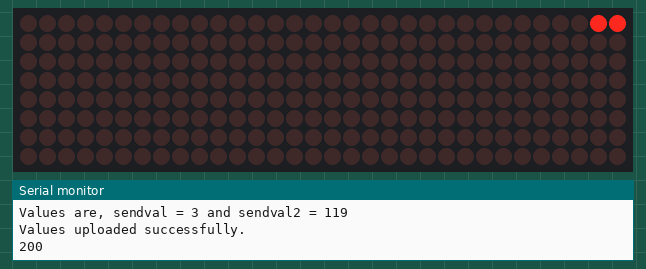
The program below on a simulated ESP8266 (NodeMCU). Shown: 32×8 LED matrix, the last lines printed to the serial monitor. WiFi joins after 1.5 s; servers stay silent unless stated; uploads are accepted with an empty reply.

Above: at 21.2 s.
At 33.6 s:
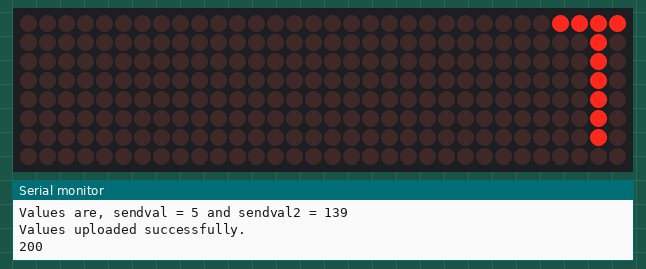
At 46.0 s:
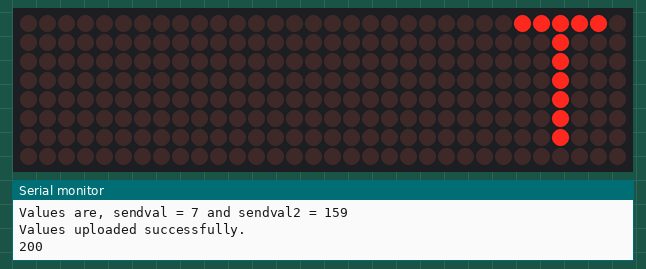
At 70.8 s:
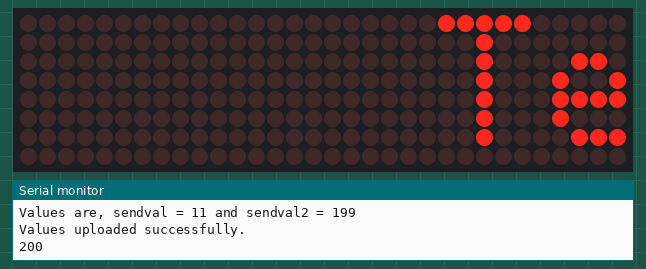
At 95.6 s:
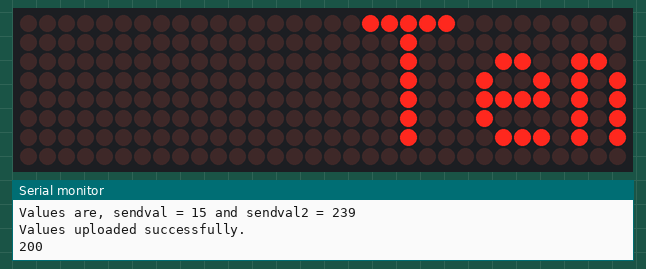
At 126.6 s:
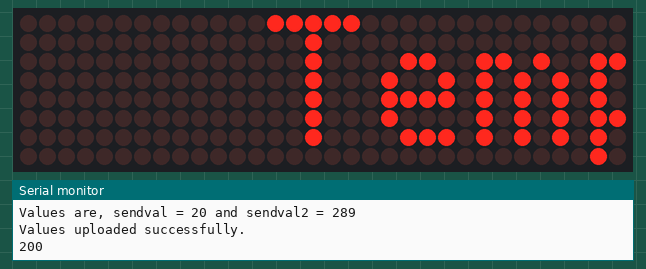

Measured:
- what the display in image 0 shows lasts 6.2 s, from 21.1 s to 27.3 s

The program:

main.cpp
```cpp
//MAX7219 Module	ESP8266
//VCC	3.3V
//GND	GND
//DIN	D7  Data in
//CS	D8  Chip Select
//CLK	D5  Clock pin

// Including the required Arduino libraries
#include <MD_Parola.h>
#include <MD_MAX72xx.h>
#include <SPI.h>
#include <ESP8266WebServer.h>
#include <WiFiManager.h> //https://github.com/tzapu/WiFiManager
#include <ESP8266HTTPClient.h>

// Uncomment according to your hardware type
#define HARDWARE_TYPE MD_MAX72XX::FC16_HW
//#define HARDWARE_TYPE MD_MAX72XX::GENERIC_HW

// Defining size, and output pins
#define MAX_DEVICES 4
#define CS_PIN  15
#define HOST "iot.whichway.eu"          // Enter HOST URL without "http:// "  and "/" at the end of URL

#define WIFI_SSID "xxxx"            // WIFI SSID here
#define WIFI_PASSWORD "xxxx"        // WIFI password here
// Create a new instance of the MD_Parola class with hardware SPI connection
MD_Parola P = MD_Parola(HARDWARE_TYPE, CS_PIN, MAX_DEVICES);
int val = 1;
int val2 = 99;
String sendval, sendval2, postData;
struct animations
{
  textEffect_t   anim_in; // Animation type
  textEffect_t   anim_out;// Animation type
  const char *   textOut;   // Text to display
  uint16_t       speed;        // Animation speed (multiplier for library default)
  uint16_t       pause;        // pause (multiplier for library default)
  textPosition_t just;
};

animations animList[] =
{
  { PA_SCROLL_LEFT, PA_SCROLL_LEFT , "Temperatura otoczenia", 3, 0, PA_LEFT },
  { PA_PRINT, PA_SCROLL_LEFT, "15.0 C", 2, 3 , PA_CENTER },
  { PA_SCROLL_LEFT, PA_SCROLL_LEFT , "Temperatura wody", 3, 0, PA_LEFT },
  { PA_PRINT, PA_GROW_DOWN, "39.6 C", 2, 3 , PA_CENTER},
  { PA_SCROLL_LEFT, PA_SCROLL_LEFT ,"Zaparaszamy", 3, 0 ,PA_LEFT},
  { PA_SCROLL_LEFT, PA_SCROLL_LEFT , "Domaniowka Jacuzzi ", 3, 0, PA_LEFT },
  { PA_FADE, PA_SCROLL_LEFT, "Wskocz", 3, 1 ,PA_CENTER},
  { PA_FADE, PA_SCROLL_LEFT, "do ", 3, 1 ,PA_CENTER},
  { PA_FADE, PA_SCROLL_LEFT, "wody ", 3, 1 , PA_CENTER}
};

void setup() {
  Serial.begin(115200);
 P.begin();

  for (uint8_t i=0; i<ARRAY_SIZE(animList); i++)
  {
    animList[i].speed *= P.getSpeed(); animList[i].pause *= 500;
  }

    WiFi.mode(WIFI_STA);
    WiFi.begin(WIFI_SSID, WIFI_PASSWORD);                                     //try to connect with wifi
    Serial.print("Connecting to ");
    Serial.print(WIFI_SSID);
    while (WiFi.status() != WL_CONNECTED)
    { Serial.print(".");
        delay(500); }

    Serial.println();
    Serial.print("Connected to ");
    Serial.println(WIFI_SSID);
    Serial.print("IP Address is : ");
    Serial.println(WiFi.localIP());    //print local IP address

}

void loop() {

                        HTTPClient http;    // http object of clas HTTPClient
                      WiFiClient wclient; // wclient object of clas HTTPClient


                      // Convert integer variables to string
                      sendval = String(val);
                      sendval2 = String(val2);


                      postData = "value1=" + sendval + "&value2=" + sendval2;


                      http.begin(wclient, "http://xxxxx");

                      http.addHeader("Content-Type", "application/x-www-form-urlencoded");            //Specify content-type header


                      int httpCode = http.POST(postData);   // Send POST request to php file and store server response code in variable named httpCode
                      Serial.println("Values are, sendval = " + sendval + " and sendval2 = "+sendval2 );


                      // if connection eatablished then do this
                      if (httpCode == 200) { Serial.println("Values uploaded successfully."); Serial.println(httpCode);
                      String webpage = http.getString();    // Get html webpage output and store it in a string
                      Serial.println(webpage + "\n");
                      }

                      // if failed to connect then return and restart

                      else {
                        Serial.println(httpCode);
                        Serial.println("Failed to upload values. \n");
                        http.end();
                        return; }


                      delay(3000);
                      digitalWrite(LED_BUILTIN, LOW);
                      delay(3000);
                      digitalWrite(LED_BUILTIN, HIGH);

                      val+=1; val2+=10; // Incrementing value of variables


  static uint8_t i = 0;  // text effect index

  if (P.displayAnimate())// animates and returns true when an animation is completed
  {
    if (i == ARRAY_SIZE(animList))i = 0;  // reset loop index

    P.displayText(animList[i].textOut, animList[i].just, animList[i].speed,
                  animList[i].pause, animList[i].anim_in, animList[i].anim_out);
    delay(1000);
    i++;   // then set up for next text effect
  }


}
```
